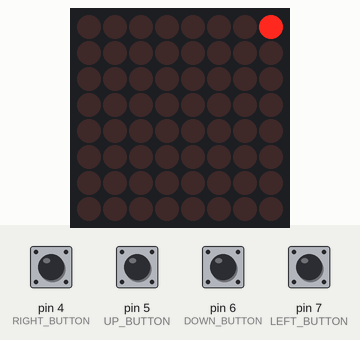
Recording of a sketch running on a simulated Arduino Mega 2560, built with avr-gcc and run on an emulated ATmega2560. Shown: 8×8 LED matrix. The inputs (shaded band) are chosen by the test bench; at power-on: pin 4 (RIGHT_BUTTON), pin 5 (UP_BUTTON), pin 6 (DOWN_BUTTON), pin 7 (LEFT_BUTTON) HIGH.

Above: at 1.2 s.
1.3 s: pin 4 (RIGHT_BUTTON) pulled LOW for 1 s
At 3.3 s:
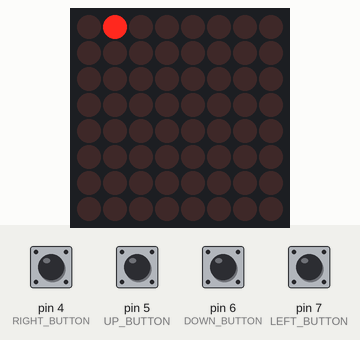
3.8 s: pin 5 (UP_BUTTON) pulled LOW for 0.15 s
At 4.8 s:
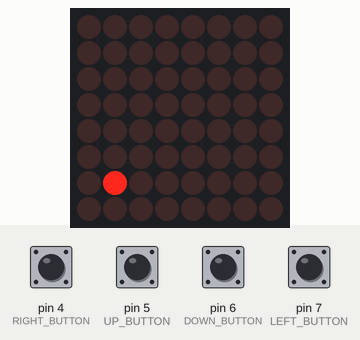
5.4 s: pin 7 (LEFT_BUTTON) pulled LOW for 0.15 s
At 6.2 s:
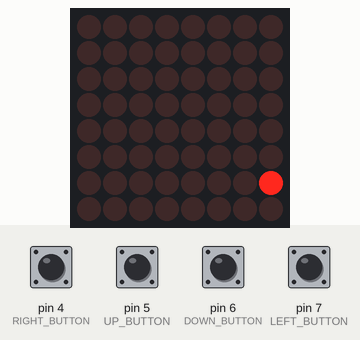
7.0 s: pin 6 (DOWN_BUTTON) pulled LOW for 0.15 s
At 7.07 s:
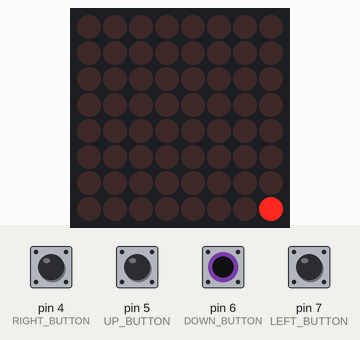
8.6 s: pin 5 (UP_BUTTON) pulled LOW for 1 s
At 8.87 s:
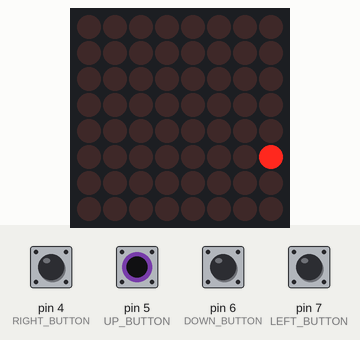
11.1 s: pin 7 (LEFT_BUTTON) pulled LOW for 1 s
At 13.0 s:
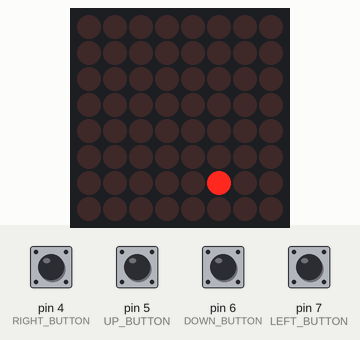
Timing chart, 0 to 14.5 s (numbered marks = the images above; inputs shaded):
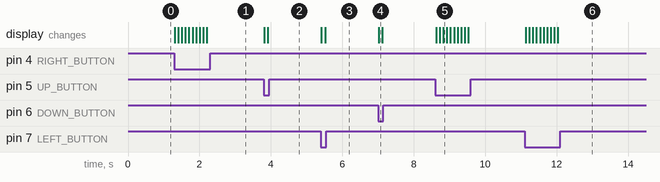

The sketch:

Task_3.ino
```cpp
/*
    Connect LED Matrix with “chain” attribute is 1 and 4 buttons
    with suitable resistors to Arduino Mega. Write a code to control
    a dot/LED move up, down, left, and right using 4 buttons.
    At the beginning, the dot location will be (0,0).
    Only one dot/LED is displayed at once and this dot/LED can only
    display within the 8x8 range.
*/

#include <MD_MAX72xx.h> // Library to control the matrix display
#include <SPI.h>        // Required for MD_MAX library to work properly

#define HARDWARE_TYPE MD_MAX72XX::PAROLA_HW // Define type of hardware
#define MAX_DEVICES 1                       // Number of matrixes connected together
#define CLK_PIN 52                          // Clock pin
#define DATA_PIN 51                         // Data pin
#define CS_PIN 53                           // CS pin

// Button pins
#define RIGHT_BUTTON 4
#define LEFT_BUTTON 7
#define UP_BUTTON 5
#define DOWN_BUTTON 6

MD_MAX72XX mx = MD_MAX72XX(HARDWARE_TYPE, CS_PIN, MAX_DEVICES); // Initialise dot matrix object

int x = 0; // horizontal position of the dot
int y = 0; // vertical position of the dot

void checkInput()
{
    if (digitalRead(RIGHT_BUTTON) == LOW) // Check if right button is pressed
    {
        mx.setPoint(y, x, false);
        x--;
    }
    else if (digitalRead(UP_BUTTON) == LOW) // Check if up button is pressed
    {
        mx.setPoint(y, x, false);
        y--;
    }
    else if (digitalRead(DOWN_BUTTON) == LOW) // Check if down button is pressed
    {
        mx.setPoint(y, x, false);
        y++;
    }
    else if (digitalRead(LEFT_BUTTON) == LOW) // Check if left button is pressed
    {
        mx.setPoint(y, x, false);
        x++;
    }

    x = rollOver(x); // Check if horizontal position is beyond the display and reposition
    y = rollOver(y); // Check if vertical position is beyond the display and reposition

    mx.setPoint(y, x, true); // Draw the point on the matrix display
    delay(100);              // delay for performance
}

int rollOver(int number) // Check if the position of the dot is beyond the matrix and reposition at a valid location
{
    if (number > 7)
    {
        return 0;
    }
    else if (number < 0)
    {
        return 7;
    }
    else
    {
        return number;
    }
}

void setup()
{
    //Set up pins for button inputs
    pinMode(RIGHT_BUTTON, INPUT_PULLUP);
    pinMode(DOWN_BUTTON, INPUT_PULLUP);
    pinMode(LEFT_BUTTON, INPUT_PULLUP);
    pinMode(UP_BUTTON, INPUT_PULLUP);

    mx.begin();                                           // Begin metrix object
    mx.control(MD_MAX72XX::INTENSITY, MAX_INTENSITY / 2); // Initialise matrix display parameters
    mx.clear();                                           // Clear matrix display

    mx.setPoint(y, x, true); // Draw initial point
}

void loop()
{
    checkInput(); // Check for user input
    mx.update();  // Update display output
}
```

Measured:
- after the input at 1.3 s, the display: first changes at once (image 1 shows a later state)
- after the input at 3.8 s, the display: first changes at once (image 2 shows a later state)
- after the input at 5.4 s, the display: first changes at once (image 3 shows a later state)
- after the input at 7.0 s, the display: changes at once (image 4)
- after the input at 8.6 s, the display: first changes at once (image 5 shows a later state)
- after the input at 11.1 s, the display: first changes at once (image 6 shows a later state)
